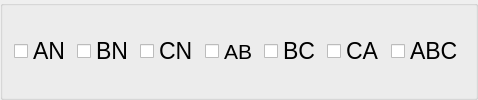
          <widget class="QGroupBox" name="groupBox_14">
           <property name="title">
            <string/>
           </property>
           <layout class="QHBoxLayout" name="horizontalLayout_4">
            <item>
             <widget class="QSttCheckBox" name="m_pNoPreFaultTypeACheck">
              <property name="font">
               <font>
                <pointsize>17</pointsize>
               </font>
              </property>
              <property name="text">
               <string>AN</string>
              </property>
             </widget>
            </item>
            <item>
             <widget class="QSttCheckBox" name="m_pNoPreFaultTypeBCheck">
              <property name="font">
               <font>
                <pointsize>17</pointsize>
               </font>
              </property>
              <property name="text">
               <string>BN</string>
              </property>
             </widget>
            </item>
            <item>
             <widget class="QSttCheckBox" name="m_pNoPreFaultTypeCCheck">
              <property name="font">
               <font>
                <pointsize>17</pointsize>
               </font>
              </property>
              <property name="text">
               <string>CN</string>
              </property>
             </widget>
            </item>
            <item>
             <widget class="QSttCheckBox" name="m_pNoPreFaultTypeABCheck">
              <property name="font">
               <font>
                <pointsize>16</pointsize>
               </font>
              </property>
              <property name="text">
               <string>AB</string>
              </property>
             </widget>
            </item>
            <item>
             <widget class="QSttCheckBox" name="m_pNoPreFaultTypeBCCheck">
              <property name="font">
               <font>
                <pointsize>17</pointsize>
               </font>
              </property>
              <property name="text">
               <string>BC</string>
              </property>
             </widget>
            </item>
            <item>
             <widget class="QSttCheckBox" name="m_pNoPreFaultTypeCACheck">
              <property name="font">
               <font>
                <pointsize>17</pointsize>
               </font>
              </property>
              <property name="text">
               <string>CA</string>
              </property>
             </widget>
            </item>
            <item>
             <widget class="QSttCheckBox" name="m_pNoPreFaultTypeABCCheck">
              <property name="font">
               <font>
                <pointsize>17</pointsize>
               </font>
              </property>
              <property name="text">
               <string>ABC</string>
              </property>
             </widget>
            </item>
           </layout>
          </widget>
